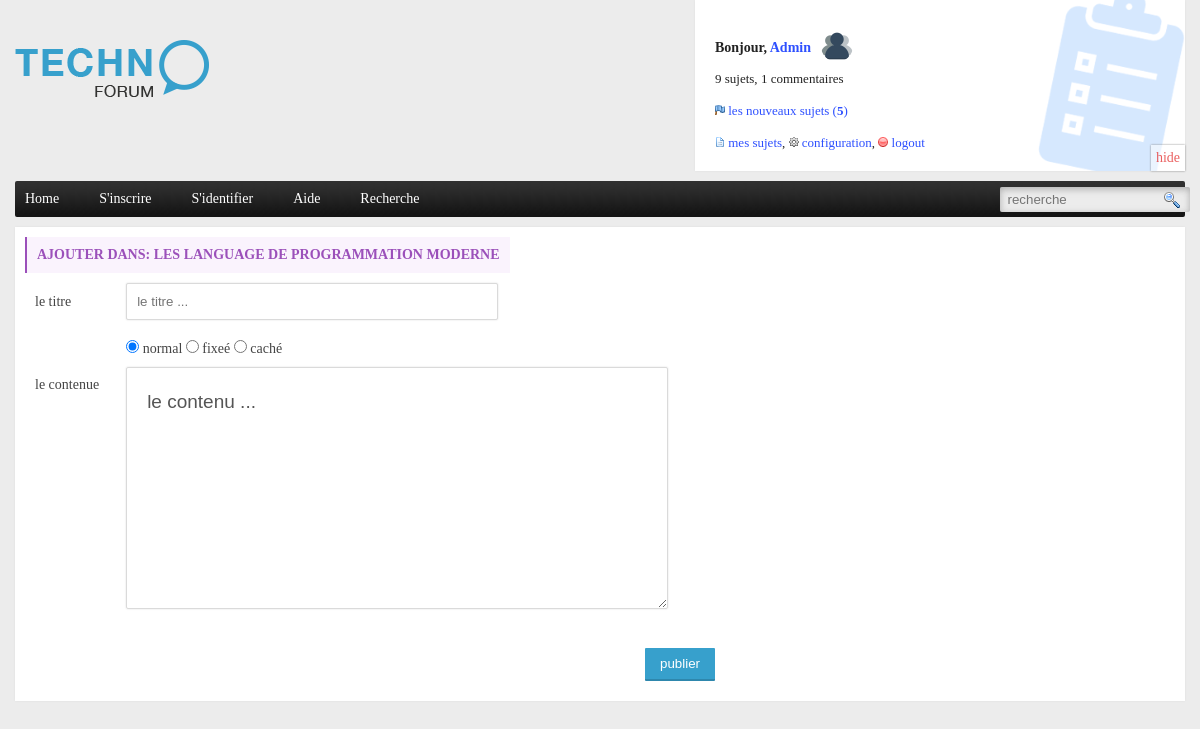
/addpost.php?f_id=5 (signed in), run on the app's committed database.
### tables this page shows
CREATE TABLE `user` (
  `u_id` int(10) UNSIGNED NOT NULL,
  `u_nom` varchar(30) NOT NULL,
  `u_prenom` varchar(30) NOT NULL,
  `u_pseudo` varchar(30) NOT NULL,
  `u_email` varchar(30) NOT NULL,
  `u_sex` varchar(30) NOT NULL,
  `u_password` varchar(40) NOT NULL,
  `u_birthday` varchar(30) NOT NULL,
  `u_avatar` varchar(40) NOT NULL DEFAULT 'default.png',
  `u_level` int(11) NOT NULL DEFAULT '0'
);

CREATE TABLE `forum` (
  `f_id` int(10) UNSIGNED NOT NULL,
  `f_nom` text NOT NULL,
  `f_desc` text NOT NULL,
  `u_id` int(10) UNSIGNED NOT NULL
);

### addpost.php (the view, shortened to what this page needs)
<?php
include 'inc/header.php';
$forum_id = $_GET['f_id'];
$select_forum = mysqli_query($con,"SELECT * FROM forum WHERE f_id=$forum_id");
$forum = mysqli_fetch_array($select_forum);
?>
<div class="container">
	<div class="content">
		<div class="title_page">
			<h3>ajouter dans: <?=$forum['f_nom']?></h3>
		</div>
		<form method="post">
			<table border="1" cellspacing="0" cellpadding="0" width="100%" id="addPostTable">
				<tr>
					<td>le titre</td>
					<td><input type="text" placeholder="le titre ..." name="title"></td>
				</tr>
				<?php
				if ($forum['u_id']==$u_id or $user['u_level']==1) {
					echo "
					<tr>
						<td></td>
						<td><input type=radio checked name=stat value=4> normal <input type=radio name=stat value=2> fixeé <input type=radio name=stat value=3> caché</td>
					</tr>
					";
				}
				?>
				<tr>
					<td valign="top">le contenue</td>
					<td>
						<textarea name="content">le contenu ...</textarea>
					</td>
				</tr>
				<tr>
					<td colspan="2" align="right"><input type="submit" value="publier" name="add"></td>
				</tr>
			</table>
		</form>
	</div>
</div>
<?php
include 'inc/footer.php';
?>

### inc/header.php (shortened to what this page needs)
<?php
include 'inc/config.php';
if(isset($_COOKIE['u_id'])){
	$u_id = $_COOKIE['u_id'];
	$result = mysqli_query($con,"SELECT * FROM `user` WHERE u_id=$u_id");
	$user = mysqli_fetch_array($result);
	if($user['u_level']==1){
		$s_posts = mysqli_query($con,"SELECT * FROM post WHERE p_stat=0");
		$n_post_0 = mysqli_num_rows($s_posts);
	}else{
		$s_posts = mysqli_query($con,"SELECT * FROM post INNER JOIN forum ON forum.f_id=post.f_id WHERE p_stat=0 and forum.u_id=$u_id");
		$n_post_0 = mysqli_num_rows($s_posts);
	}
}
?>
<!DOCTYPE html>
<html>
<head>
	<link rel="stylesheet" type="text/css" href="css/style.css">
</head>
<body>
<div class="header">
	<div class="container">
		<div class="logo-login">
			<div class="logo l">
				<a href="index.php"><img alt="technoforum" src="images/technoforum.png"></a>
			</div>
			<div class="login r"  id="pan" <?php if(isset($user['u_level'])) if($user['u_level']==1) echo "style='background-image:url(images/liste.png);background-repeat: no-repeat; background-position: right;background-size: 30%;'"; ?>>
				<?php
					if(isset($_COOKIE['u_id'])){
						echo "
							<div onclick='_hide()' class='hide' id='hide'>hide</div>
							<div onclick='_show()' id='aff' class='show'>show</div>
						";
						$result = mysqli_query($con,"SELECT count(p_id) as num_sujet FROM post WHERE u_id=$u_id");
						$fetch = mysqli_fetch_array($result);
						$result2 = mysqli_query($con,"SELECT count(c_id) as num_comment FROM comment WHERE u_id=$u_id");
						$fetch2 = mysqli_fetch_array($result2);
						echo "
							<h4 class='l'>Bonjour, <b><a href='user.php?id={$user['u_id']}' title='{$user['u_nom']}'>{$user['u_nom']}</a></b></h4>
							<a href='#'><img id='pic' src='images/users/avatar/{$user['u_avatar']}'></a>
							<div class='c'></div>
							<p>
								{$fetch['num_sujet']} sujets, {$fetch2['num_comment']} commentaires
							</p>
							<br>
							<p>
								<img src='images/flag.png'> <a href='newSujets.php'>les nouveaux sujets (<b>$n_post_0</b>)</a>
							</p>
							<br>
							<p>
								<a href='mypost.php'><img src='images/posts.png'> mes sujets</a>, <a href='user.php?id={$user['u_id']}'><img src='images/edite.png'> configuration</a>, <a href='logout.php'><img src='images/logout.png'> logout</a>
							</p>
						";
					}
				?>
			</div>
		</div>
		<div class="nav">
			<ul>
				<li><a href="index.php">Home</a></li>
				<li><a href="register.php">S'inscrire</a></li>
				<li><a href="login.php">S'identifier</a></li>
				<li><a href="#">Aide</a></li>
				<li><a href="recherche.php">Recherche</a></li>
				<div class="recherche r">
					<form method="GET" action="recherche.php">
						<input type="text" name="key" placeholder="recherche">
						<input type="submit" name="chercher" value="">
					</form>
				</div>
			</ul>
		</div>
	</div>
</div>

### css/style.css (style rules this page uses)
* { margin: 0; padding: 0; }
body { background-color: #ececec; font: normal 14px verdana; }
a { color: #2e50ff; text-decoration: none; }
ul { list-style: none; }
.l { float: left; }
.r { float: right; }
.container { width: 1170px; margin: 0 auto; }
.nav { border-radius: 2px; background: #444 url(../images/bg_menu.jpg); margin: 10px 0; }
.nav ul li { float: left; margin-right: 10px; transition: .2s; padding: 10px; }
.nav ul li a { padding: 10px; padding-left: 0; color: #fff; }
.logo { margin: 40px 0; }
.content { background: #fff; padding: 10px; box-shadow: 0px 0px 2px #ddd; margin-top: 10px; }
.login { background: #fff; padding: 20px; box-shadow: 0px 0px 2px #ddd; padding-top: 30px; width: 450px; position: relative; transition: 1s; color: #555; }
.login h4 { margin-bottom: 15px; margin-top: 10px; margin-right: 10px; color: #222; }
.login p { color: #222; font-size: small; }
#pic { width: 32px; height: 32px; border-radius: 100%; }
.recherche input[type=text] { border: 0; padding: 5px; margin-top: 6px; border-radius: 2px; margin-right: 6px; background-color: #ececec; box-shadow: inset 0px 2px 7px rgba(119, 119, 119, 0.55); padding-left: 8px; }
.recherche input[type=submit] { border: 0; padding: 5px; margin-left: -34px; background-color: rgba(255, 255, 255, 0); background-image: url(../images/recherche.png); background-repeat: no-repeat; background-position: center; width: 20px; cursor: pointer; }
table { border: 1px solid #ddd; }
.form input, textarea { background-color: rgba(255, 255, 255, 0.4); border: 1px solid rgb(221, 221, 221); padding: 7px; font-family: Keffeesatz, Arial; color: #4b4b4b; font-size: 14px; -webkit-border-radius: 5px; margin-bottom: 15px; margin-top: -10px; }
#addPostTable { border: 0; width: 700px; color: #444; }
#addPostTable tr { border: 0; }
#addPostTable tr td { border: 0; padding: 10px; }
#addPostTable tr td input[type='text'] { border: 0; padding: 10px; border: 1px solid #dadada; border-radius: 2px; box-shadow: 0 0 2px #ddd; width: 350px; }
#addPostTable tr td textarea { width: 500px; max-width: 500px; height: 200px; border: 1px solid #dadada; border-radius: 2px; box-shadow: 0 0 2px #ddd; color: #555; font-size: 19px; padding: 20px 20px; line-height: 1.5; }
#addPostTable tr td input[type='submit'] { background-color: #37a0cc; color: #fff; padding: 8px 15px; border: 0; border-radius: 1px; border-bottom: 2px solid #2e87ad; }
.title_page h3 { padding: 10px; text-transform: uppercase; background-color: #faf3fd; display: table; border-left: 2px solid #9b50ba; font-size: 14px; color: #9b50ba; }
.hide { display: table; background-color: rgba(255, 255, 255, 0.53); padding: 5px; box-shadow: 0px 0px 2px #8c8c8c; position: absolute; bottom: 0; right: 0; color: rgba(228, 46, 46, 0.76); cursor: pointer; transition: .3s; }

### data on the page
user: u_nom "Admin", u_avatar (placeholder picture)
forum: f_nom "LES LANGUAGE DE PROGRAMMATION MODERNE"

### other printed values
$fetch['num_sujet'] "9"
$fetch2['num_comment'] "1"
$n_post_0 "5"
